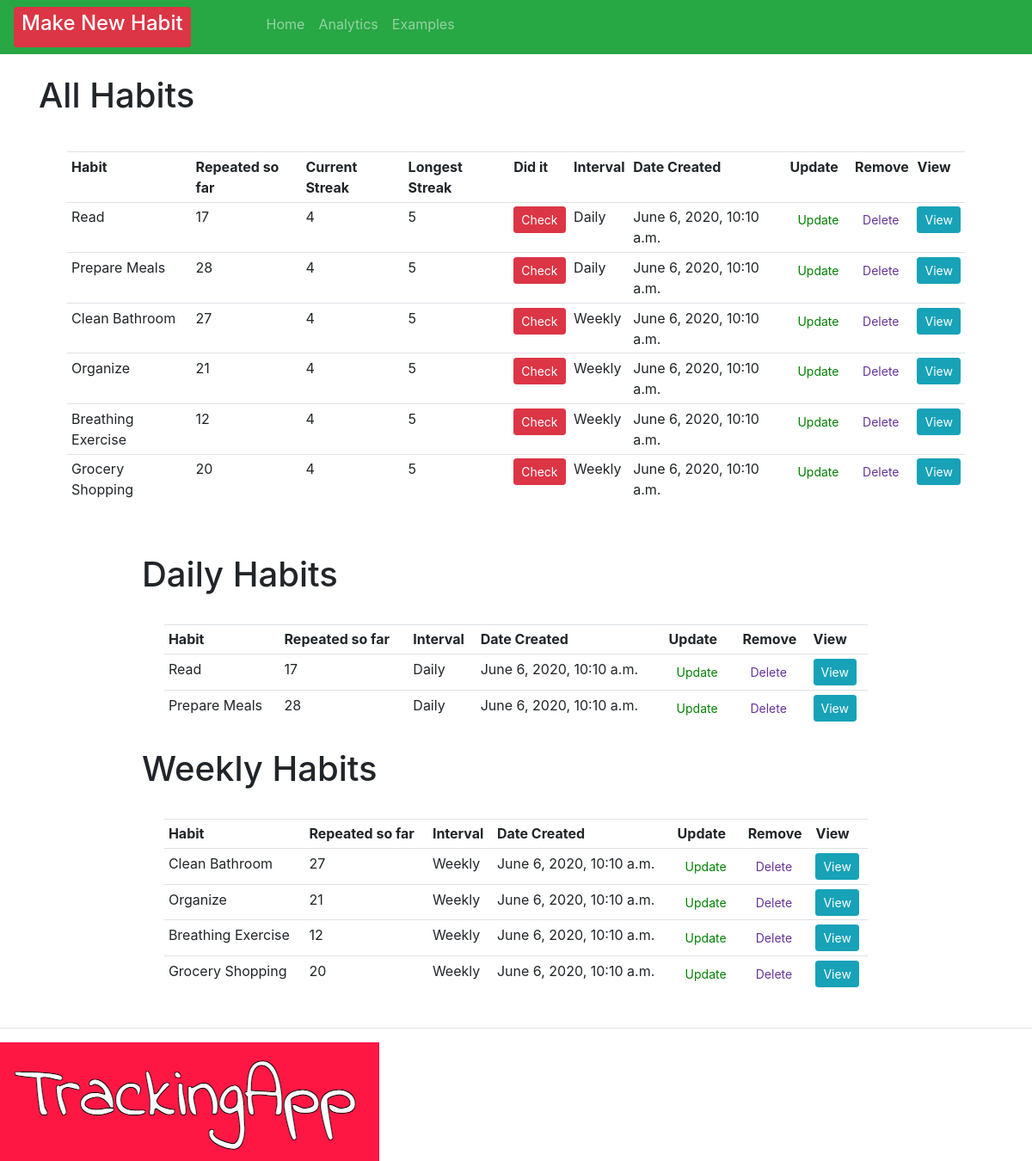
The app's page /, older data.
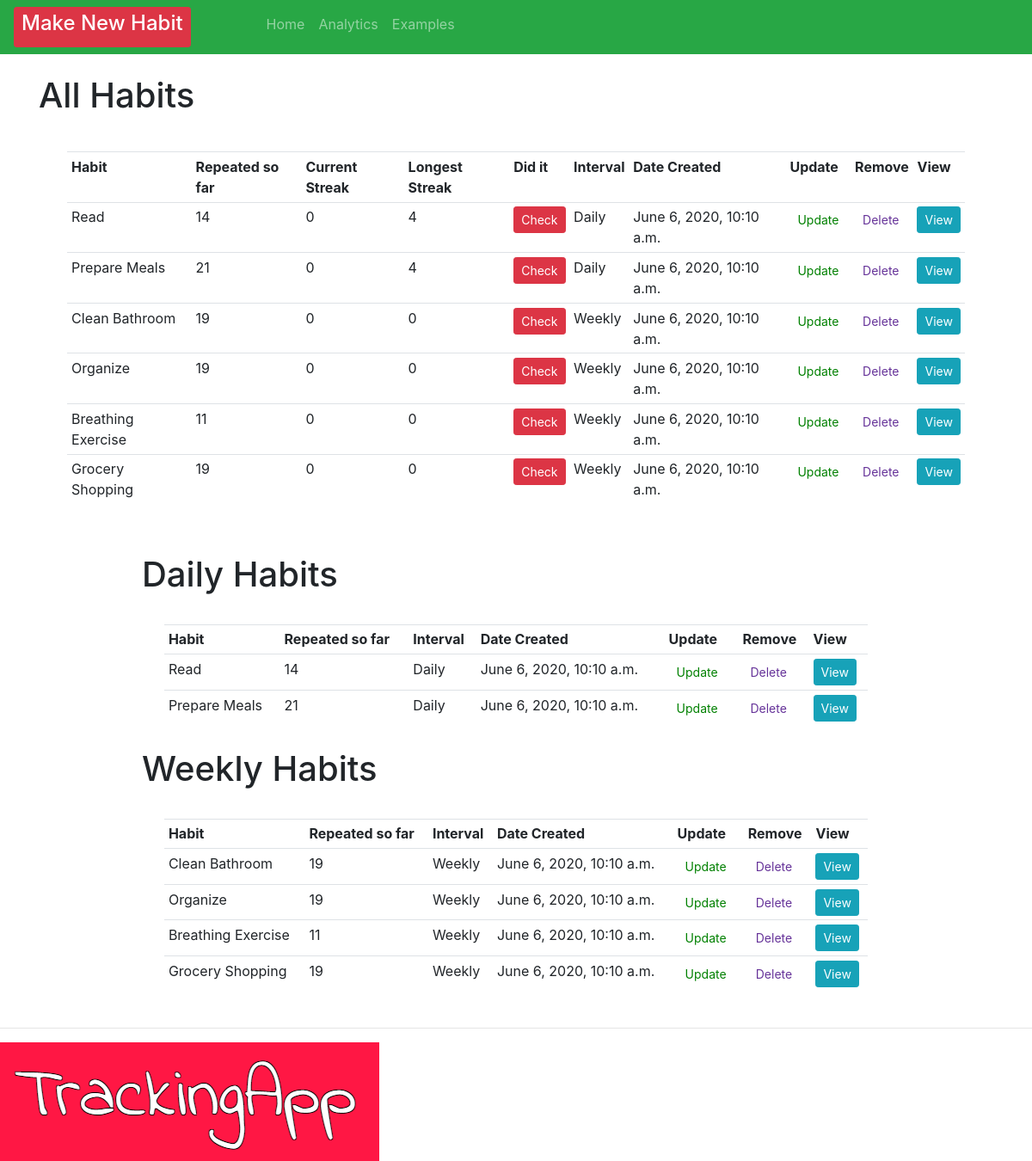
The same page, newer data.
### crm/models.py (models this page shows, shortened)
class Order(models.Model):
    INTERVAL = (
            ('Daily', 'Daily'),
            ('Weekly', 'Weekly' ),
                      )
    habit = models.CharField(max_length=200, null=True, blank=True)
    interval = models.CharField(max_length=400, null=True, choices=INTERVAL)
    checked = models.IntegerField(blank=True, default=0, null=True)
    streak = models.IntegerField(blank=True, default=0, null=True)
    longestStreak = models.IntegerField(blank=True, default=0, null=True)
    created = models.DateTimeField(auto_now=True, auto_now_add=False, editable=False, null=True, blank=True)
    checkedList = models.ManyToManyField(Repeats)
    timeStamp = models.DateTimeField(auto_now=True, blank=True)
    date_created = models.DateTimeField(auto_now_add=True, null=True, editable=False, blank=True)
    dateAsString = models.CharField(max_length=200, null=True, blank=True)

### crm/views.py (the view)
# urls.py: path('', views.home, name="home" ),
def home(request):
    orders = Order.objects.all()
    total_orders = orders.count()
    dailyFilter = Order.objects.filter(interval="Daily")
    weeklyFilter = Order.objects.filter(interval="Weekly")
    context = {'orders': orders, 'total_orders': total_orders, 'dailyFilter': dailyFilter, 'weeklyFilter':weeklyFilter}
    return render(request, 'habit/dashboard.html', context)

### crm/templates/habit/dashboard.html (shortened to what this page needs)
{% extends 'habit/main.html' %}
{% block content %}
<br>
<div class="row" style="padding-left: 5%; padding-right: 5%;">
    <table style="margin: 3%" class="table table-sm">
        <h1> All Habits {{checked}} </h1>
        <tr>
            <th>Habit</th>
            <th>Repeated so far</th>
            <th>Current Streak</th>
            <th>Longest Streak</th>
            <th>Did it</th>
            <th>Interval</th>
            <th>Date Created</th>
            <th>Update</th>
            <th>Remove</th>
            <th>View</th>
        </tr>
        {% for order in orders %}
        <tr>
            <td>
                       {{ order.habit }}
            </td>
            <td>
                {{order.checkedList.count}}
            </td>
            <td>
                {{order.streak}}
            </td>
            <td>
                {{ order.longestStreak }}
             </td>
            <td>
                <form action="{% url 'check_habit' order.id %}" method="POST">
                    <button type="submit" , name="post_id" , value="{{order.id}}" ,
                        class="btn btn-sm btn-danger">Check</button>
                </form>
            </td>
            <td>{{order.interval}}</td>
            <td>{{order.date_created}}</td>
            <td><a class="btn btn-sm" style="color: green;" href="{% url 'update_habit' order.id %}">Update</a></td>
            <td><a class="btn btn-sm" style="color: rebeccapurple;" href="{% url 'delete' order.id %}">Delete</a></td>
            <td><a class="btn btn-sm btn-info" href="{% url 'habit' order.id %}">View</a></td>
        </tr>
        {% endfor %}
    </table>
</div>
<br>
<div class="row" style="padding-left: 15%; padding-right: 15%;">
    <table style="margin: 3%" class="table table-sm">
        <h1> Daily Habits </h1>
        <tr>
            <th>Habit</th>
            <th>Repeated so far</th>
            <th>Interval</th>
            <th>Date Created</th>
            <th>Update</th>
            <th>Remove</th>
            <th>View</th>
        </tr>
        {% for day in dailyFilter %}
       <td>
            {{ day.habit }}
        </td>
        <td>
            {{day.checkedList.count}}
        </td>
        <td>{{day.interval}}</td>
        <td>{{day.date_created}}</td>
        <td><a class="btn btn-sm" style="color: green;" href="{% url 'update_habit' day.id %}">Update</a></td>
        <td><a class="btn btn-sm" style="color: rebeccapurple;" href="{% url 'delete' day.id %}">Delete</a></td>
        <td><a class="btn btn-sm btn-info" href="{% url 'habit' day.id %}">View</a></td>
        {% endfor %}
    </table>
</div>
<div class="row" style="padding-left: 15%; padding-right: 15%;">
    <table style="margin: 3%" class="table table-sm">
        <tr>
            <th>Habit</th>
            <th>Repeated so far</th>
            <th>Interval</th>
            <th>Date Created</th>
            <th>Update</th>
            <th>Remove</th>
            <th>View</th>
        </tr>
        <h1> Weekly Habits </h1>
        {% for week in weeklyFilter %}
        <tr>
             <td>
                {{ week.habit }}
            </td>
            <td>
                {{week.checkedList.count}}
            </td>
                      <td>{{week.interval}}</td>
            <td>{{week.date_created}}</td>
            <td><a class="btn btn-sm" style="color: green;" href="{% url 'update_habit' week.id %}">Update</a>
            </td>
            <td><a class="btn btn-sm" style="color: rebeccapurple;" href="{% url 'delete' week.id %}">Delete</a>
            </td>
            <td><a class="btn btn-sm btn-info" href="{% url 'habit' week.id %}">View</a></td>
        </tr>
        {% endfor %}
    </table>
</div>
{% endblock %}

Row changes from the older to the newer data that the page shows:
changed Order "Read": checkedList.count "17" → "14"; streak "4" → "0"; longestStreak "5" → "4"
changed Order "Prepare Meals": checkedList.count "28" → "21"; streak "4" → "0"; longestStreak "5" → "4"
changed Order "Clean Bathroom": checkedList.count "27" → "19"; streak "4" → "0"; longestStreak "5" → "0"
changed Order "Organize": checkedList.count "21" → "19"; streak "4" → "0"; longestStreak "5" → "0"
changed Order "Breathing Exercise": checkedList.count "12" → "11"; streak "4" → "0"; longestStreak "5" → "0"
changed Order "Grocery Shopping": checkedList.count "20" → "19"; streak "4" → "0"; longestStreak "5" → "0"
